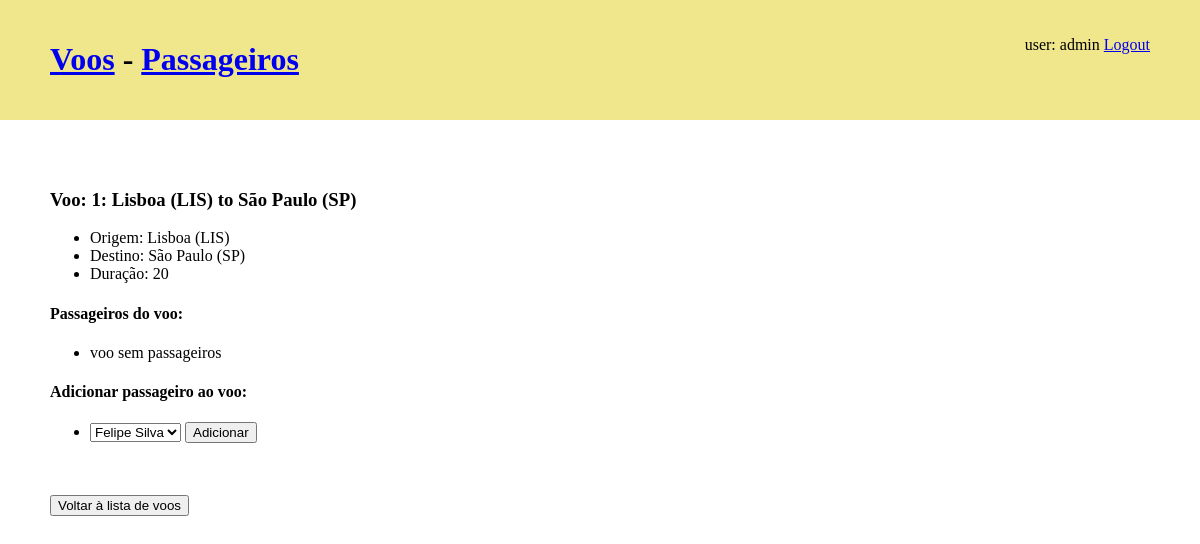
The app's page /flight/1 (signed in) with its own data.
### portifolio/models.py (models this page shows)
class Flight(models.Model):
    origin = models.ForeignKey(Airport,
                               on_delete=models.CASCADE,
                               related_name="departures")
    destination = models.ForeignKey(Airport,
                                    on_delete=models.CASCADE,
                                    related_name="arrivals")
    duration = models.IntegerField()
    def __str__(self):
        return f"{self.id}: {self.origin} to {self.destination}"

class Airport(models.Model):
    code = models.CharField(max_length=3)
    city = models.CharField(max_length=64)
    def __str__(self):
        return f"{self.city} ({self.code})"

### portifolio/views.py (the view)
# urls.py: path('flight/<int:flight_id>', views.flight_view, name='flight'),
def flight_view(request, flight_id):
    flight = Flight.objects.get(id=flight_id)
    context = {
        'flight': flight,
        'passengers': flight.passengers.all(),
        'no_passengers': Passenger.objects.exclude(flights__in=[flight])
    }
    return render(request, 'portfolio/flights/flight_view.html', context)

### portifolio/models.py (called while the page is built)
    def __str__(self):
        return self.name

### portifolio/templates/portfolio/flights/flight_view.html (shortened to what this page needs)
{% extends "portfolio/flights/base_flight.html" %}
{% block main %}
<h3>Voo: {{ flight }}</h3>
<ul>
  <li>Origem: {{ flight.origin }}</li>
  <li>Destino: {{ flight.destination }}</li>
  <li>Duração: {{ flight.duration }} </li>
</ul>
<h4>Passageiros do voo:</h4>
<ul>
  {% for passenger in passengers %}
  <li>
    <a href="{% url 'portifolio:passenger' passenger.id %}">
      {{ passageiro }}</a>
    {% if request.user.is_authenticated %}
      <a href="{% url 'portifolio:remove' flight.id passenger.id %}">🗑</a>
    {% endif %}
  </li>
  {% empty %}
  <li>voo sem passageiros</li>
  {% endfor %}
</ul>
{% if request.user.is_authenticated %}
<h4>Adicionar passageiro ao voo:</h4>
<ul>
  <li>
    <form action="{% url 'portifolio:add' flight.id %}" method="POST">
      <select name="passageiro">
        {% for passenger in no_passengers %}
        <option value="{{ passenger.id }}">{{ passenger }}</option>
        {% endfor %}
      </select>
      <input type="submit" value="Adicionar">
    </form>
  </li>
</ul>
{% endif %}
<br><br>
<a href="{% url 'portifolio:flights' %}"><button>Voltar à lista de voos</button></a>
{% endblock main %}

### portifolio/templates/portfolio/flights/base_flight.html (shortened to what this page needs)
<!DOCTYPE html>
<html lang="en">
<head>
</head>
<body>
    <header>
        <h1>
            <a href="{% url 'portifolio:flights' %}">Voos</a>
            -
            <a href="{% url 'portifolio:passengers' %}">Passageiros</a>
        </h1>
        <p>
            {% if request.user.is_authenticated %}
            user: {{request.user}}
            <a href="{% url 'portifolio:logout_flight' %}">Logout</a>
            {% else %}
            <a href="{% url 'portifolio:login_flight' %}">Login</a>
            {% endif %}
        </p>
    </header>
    <main>
        {% block main %}
        {% endblock main %}
    </main>
</body>
</html>

### portifolio/templates/portfolio/flights/base_flight.html (style rules this page uses)
body { padding: 0; margin: 0; }
header { background-color: khaki; padding: 20px 50px; display: flex; flex-direction: row; justify-content: space-between; }
main { padding: 50px; }

### records on screen
Flight: id+origin+destination "1: Lisboa (LIS) to São Paulo (SP)", origin "Lisboa (LIS)", destination "São Paulo (SP)", duration "20"

### other values on screen
{{ request.user }} "admin"
form field passageiro "Felipe Silva"
